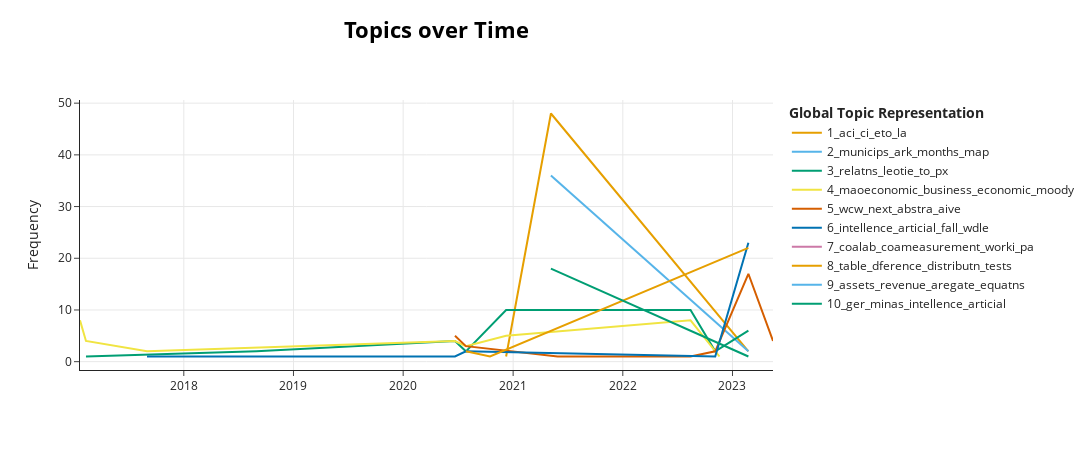

The code cell stored with this chart in its notebook:
### Code cell
timestamps = dfx1['published'].values.tolist()
topics_over_time = model.topics_over_time(docs, timestamps)
model.visualize_topics_over_time(topics_over_time, topics=[1,2,3,4,5,6,7,8,9,10])

### Figure 1 — Plotly figure (JSON) as saved in the notebook; plotly's stock layout.template omitted (floating-point values rounded to 4 significant figures)
{"data": [{"hoverinfo": "text", "hovertext": ["<b>Topic 1</b><br>Words: ui, only, ci, als, iui", "<b>Topic 1</b><br>Words: aci, eto, ci, la, vida", "<b>Topic 1</b><br>Words: guy, specrazi, sep, ecology, researjournal"], "marker": {"color": "#E69F00"}, "mode": "lines", "name": "1_aci_ci_eto_la", "type": "scatter", "x": ["2020-12-08T15:45:11+00:00", "2021-05-06T17:39:48+00:00", "2023-02-22T22:18:27+00:00"], "y": [1, 48, 2]}, {"hoverinfo": "text", "hovertext": ["<b>Topic 2</b><br>Words: municips, ark, months, map, municip", "<b>Topic 2</b><br>Words: morate, atr, thorntothorntomayer, versn, grid"], "marker": {"color": "#56B4E9"}, "mode": "lines", "name": "2_municips_ark_months_map", "type": "scatter", "x": ["2021-05-06T17:39:48+00:00", "2023-02-22T22:18:27+00:00"], "y": [36, 2]}, {"hoverinfo": "text", "hovertext": ["<b>Topic 3</b><br>Words: leotie, tablsipt, tablithat, suiit, tablinobel", "<b>Topic 3</b><br>Words: lexity, trefore, looki, cp, nographical", "<b>Topic 3</b><br>Words: epimic, sims, time, tre, ratr", "<b>Topic 3</b><br>Words: rieved, oom, ek, ka, anotr", "<b>Topic 3</b><br>Words: relatns, py, px, to, integral", "<b>Topic 3</b><br>Words: leotie, ined, eeatns, that, relatns", "<b>Topic 3</b><br>Words: from, for, zero, honumerical, rewrite", "<b>Topic 3</b><br>Words: trefore, omega, snsf, accordy, fulbrht"], "marker": {"color": "#009E73"}, "mode": "lines", "name": "3_relatns_leotie_to_px", "type": "scatter", "x": ["2017-02-09T09:36:46+00:00", "2018-08-30T17:47:28+00:00", "2020-06-21T09:51:04+00:00", "2020-07-27T19:30:08+00:00", "2020-12-08T15:45:11+00:00", "2022-08-14T09:43:22+00:00", "2022-11-04T13:29:33+00:00", "2023-02-22T22:18:27+00:00"], "y": [1, 2, 4, 2, 10, 10, 2, 6]}, {"hoverinfo": "text", "hovertext": ["<b>Topic 4</b><br>Words: mand, maoeconomic, economic, it, gamo", "<b>Topic 4</b><br>Words: psics, maoeconomic, eco, economic, no", "<b>Topic 4</b><br>Words: rati, struured, maoeconomic, our, agent", "<b>Topic 4</b><br>Words: alth, income, government, cambridge, corona", "<b>Topic 4</b><br>Words: maoeconomic, variablinpennt, variablequatspecicatdferent, variablt, grae", "<b>Topic 4</b><br>Words: business, nancial, nance, cye, edit", "<b>Topic 4</b><br>Words: moody, nance, edit, nancial, economic", "<b>Topic 4</b><br>Words: introduhousehold, consumptand, groh, economic, maoeconomic"], "marker": {"color": "#F0E442"}, "mode": "lines", "name": "4_maoeconomic_business_economic_moody", "type": "scatter", "x": ["2017-01-20T12:36:57+00:00", "2017-02-09T09:36:46+00:00", "2017-08-31T13:11:11+00:00", "2020-06-21T09:51:04+00:00", "2020-07-27T19:30:08+00:00", "2020-12-08T15:45:11+00:00", "2022-08-14T09:43:22+00:00", "2022-11-18T16:53:57+00:00"], "y": [8, 4, 2, 4, 3, 5, 8, 1]}, {"hoverinfo": "text", "hovertext": ["<b>Topic 5</b><br>Words: relevance, wour, such, itse, from", "<b>Topic 5</b><br>Words: wcw, jorda, addit, stuour, sesen", "<b>Topic 5</b><br>Words: velopi, realizi, focus, transitpublic, neoassical", "<b>Topic 5</b><br>Words: wcw, next, abstra, aive, notice", "<b>Topic 5</b><br>Words: are, nonetless, tth, lie, those", "<b>Topic 5</b><br>Words: abstra, aive, aat, abb, garcia", "<b>Topic 5</b><br>Words: next, suppose, with, didaic, give"], "marker": {"color": "#D55E00"}, "mode": "lines", "name": "5_wcw_next_abstra_aive", "type": "scatter", "x": ["2020-06-21T09:51:04+00:00", "2020-07-27T19:30:08+00:00", "2021-05-29T03:40:26+00:00", "2022-08-14T09:43:22+00:00", "2022-11-04T13:29:33+00:00", "2023-02-22T22:18:27+00:00", "2023-05-15T19:43:28+00:00"], "y": [5, 3, 1, 1, 2, 17, 4]}, {"hoverinfo": "text", "hovertext": ["<b>Topic 6</b><br>Words: suup, siptintrodu, to, below, our", "<b>Topic 6</b><br>Words: nos, informatas, seias, countri, ias", "<b>Topic 6</b><br>Words: articial, intellence, east, science, fall", "<b>Topic 6</b><br>Words: epimic, number, time, waho, that", "<b>Topic 6</b><br>Words: intellence, research, wsoterm, sgy, sebastiatr", "<b>Topic 6</b><br>Words: nishi, inonetless, over, hoalthough, besis", "<b>Topic 6</b><br>Words: fall, articial, intellence, wdle, key"], "marker": {"color": "#0072B2"}, "mode": "lines", "name": "6_intellence_articial_fall_wdle", "type": "scatter", "x": ["2017-08-31T13:11:11+00:00", "2018-08-30T17:47:28+00:00", "2019-07-11T08:42:03+00:00", "2020-06-21T09:51:04+00:00", "2020-07-27T19:30:08+00:00", "2022-11-04T13:29:33+00:00", "2023-02-22T22:18:27+00:00"], "y": [1, 1, 1, 1, 2, 1, 23]}, {"hoverinfo": "text", "hovertext": ["<b>Topic 7</b><br>Words: coalab, coameasurement, worki, pa, new"], "marker": {"color": "#CC79A7"}, "mode": "lines", "name": "7_coalab_coameasurement_worki_pa", "type": "scatter", "x": ["2017-04-17T16:22:52+00:00"], "y": [27]}, {"hoverinfo": "text", "hovertext": ["<b>Topic 8</b><br>Words: table, dference, tests, snicance, natlocal", "<b>Topic 8</b><br>Words: for, table, gbert, dinary, spaccbb", "<b>Topic 8</b><br>Words: table, distributn, standardized, page, dference"], "marker": {"color": "#E69F00"}, "mode": "lines", "name": "8_table_dference_distributn_tests", "type": "scatter", "x": ["2020-07-27T19:30:08+00:00", "2020-10-16T02:52:59+00:00", "2023-02-22T22:18:27+00:00"], "y": [2, 1, 22]}, {"hoverinfo": "text", "hovertext": ["<b>Topic 9</b><br>Words: assets, revenue, aregate, equatns, for"], "marker": {"color": "#56B4E9"}, "mode": "lines", "name": "9_assets_revenue_aregate_equatns", "type": "scatter", "x": ["2017-08-31T13:11:11+00:00"], "y": [21]}, {"hoverinfo": "text", "hovertext": ["<b>Topic 10</b><br>Words: ger, minas, intellence, articial, bras", "<b>Topic 10</b><br>Words: meyer, swinni, schwartz, dam, moore"], "marker": {"color": "#009E73"}, "mode": "lines", "name": "10_ger_minas_intellence_articial", "type": "scatter", "x": ["2021-05-06T17:39:48+00:00", "2023-02-22T22:18:27+00:00"], "y": [18, 1]}], "layout": {"height": 450, "hoverlabel": {"bgcolor": "white", "font": {"family": "Rockwell", "size": 16}}, "legend": {"title": {"text": "<b>Global Topic Representation"}}, "title": {"font": {"color": "Black", "size": 22}, "text": "<b>Topics over Time</b>", "x": 0.4, "xanchor": "center", "y": 0.95, "yanchor": "top"}, "width": 1250, "xaxis": {"showgrid": true}, "yaxis": {"showgrid": true, "title": {"text": "Frequency"}}}}
